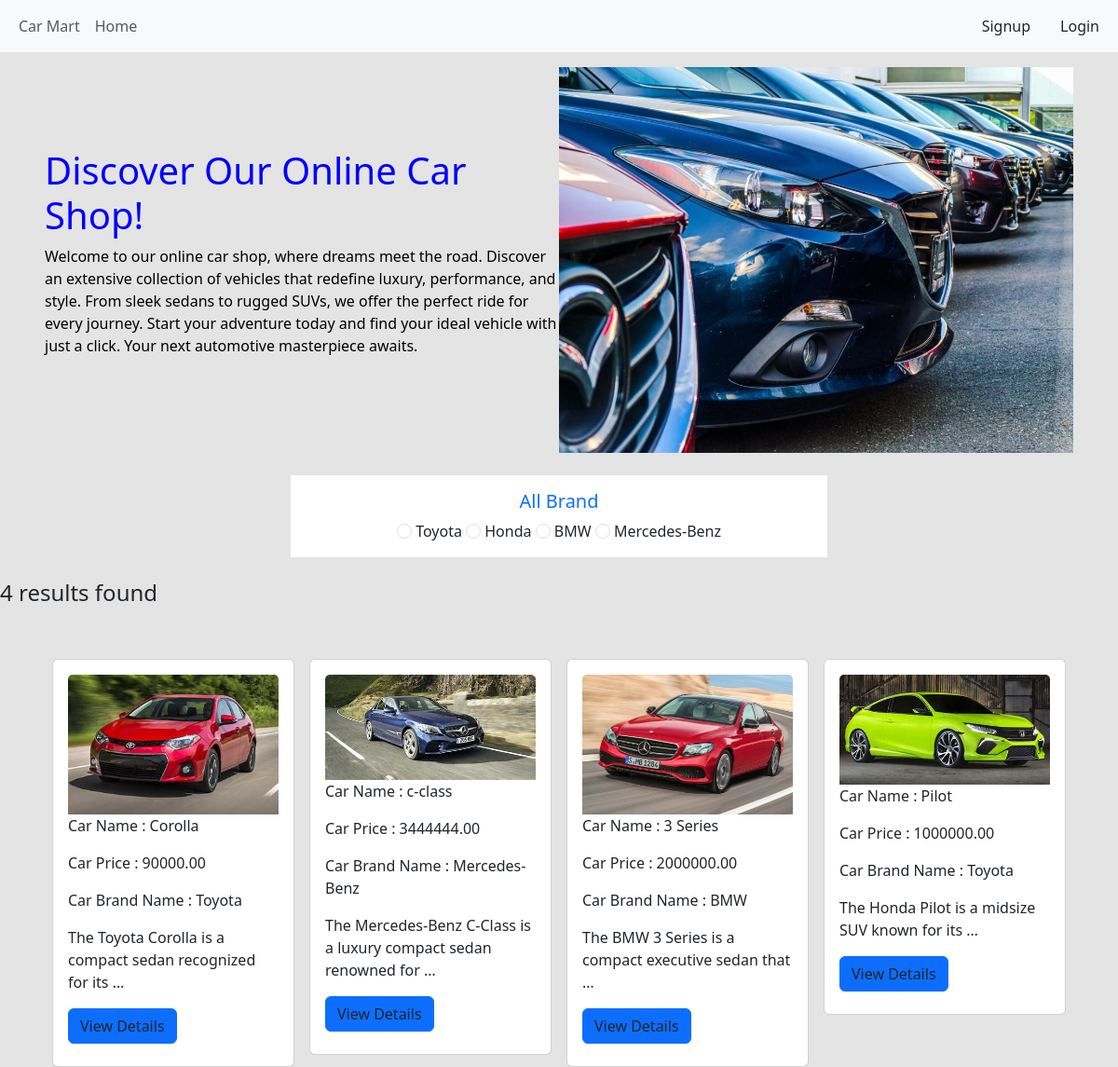
The page / on the database its author committed.
### car_brand/models.py (models this page shows, shortened)
class Brand(models.Model):
    name = models.CharField(max_length=100)
    slug=models.SlugField(max_length=100,unique=True,null=True,blank=True)

### car_model/models.py (models this page shows, shortened)
class Car(models.Model):
    brand = models.ForeignKey(Brand, on_delete=models.CASCADE, related_name='cars')
    name = models.CharField(max_length=100)
    description = models.TextField()
    quantity = models.IntegerField(default=0)
    price = models.DecimalField(max_digits=10, decimal_places=2)
    image = models.ImageField(upload_to='car_model/media/uploads/', blank = True, null = True)

### car_sales/views.py (the view, shortened to what this page needs)
# urls.py: path('', views.home,name='home'),
def home(request,category_slug= None): # initially dhore nicchi je category_slug None thakbe karon hocche user first time home page e asle se normal page dekhbe, se filter korte chaile category te click korlei sei category er slug ta capture korbo ar seta tokhn ar None thakbe na
    data =  Car.objects.all() # sob post gula ke niye aslam
    categories = Brand.objects.all() # sob category dekhabo
    return render(request, 'home.html', {'data' : data, 'category' : categories})

### templates/home.html (shortened to what this page needs)
{% extends "base.html" %}
{% load static %}
{% block content %}
<div class="d-flex flex-wrap px-5 pt-3 align-items-center">
    <div class="col-6">
        <h1 class="c" style="color: blue;">Discover Our Online Car Shop!</h1>
        <p style="color:black;">Welcome to our online car shop, where dreams meet the road. Discover an extensive collection of vehicles that redefine luxury, performance, and style. From sleek sedans to rugged SUVs, we offer the perfect ride for every journey. Start your adventure today and find your ideal vehicle with just a click. Your next automotive masterpiece awaits.</p>
      </div>
    <div class="col-6">
        <img src="{% static 'car.jpg' %}" style="max-width: 100%; height: auto;" />
      </div>
  </div>
  <div class="d-flex flex-wrap justify-content-center p-4">
    <div class=" col-6 bg-white text-center p-3" >
      <h5 class='text-primary'>All Brand</h5>
    {% for cat in category %}
      <input class="form-check-input" type="radio" name="category" id=" {{cat.name}}">
      <label class="form-check-label" for=" {{cat.name}}">
        <a href="{% url 'category_wise_post' cat.slug %}"  class="text-decoration-none nav-link btn btn-warning text-dark">{{cat.name}}</a>
      </label>
    {% endfor %}
  </div>
  </div>
<div>
    <h4>{{data | length}} results found</h4>
    <div class="d-flex d-wrap justify-content-center pt-5 mx-5">
      {% for car in data %}
      <div class="col-sm-3 ">
        <div class="card mx-2">
          <div class="card-body">
            <img src="{{car.image.url}}" class="card-img-top" alt="...">
            <p> Car Name : {{car.name}}
            <p> Car Price : {{car.price}}
            <p> Car Brand Name : {{car.brand.name}}
              <p>{{car.description |truncatewords:10}}</p>
              <h5><a href="{% url 'detail_post' car.id %}" class="btn btn-primary text-decoration-none text-dark">View Details</a></h5>
          </div>
        </div>
      </div>
      {% endfor %}
    </div>
    </div>
{% endblock %}

### rows shown on the page
Brand: name "Toyota"
Brand: name "Honda"
Brand: name "BMW"
Brand: name "Mercedes-Benz"
Car: image (picture), name "Corolla", price "90000.00", brand.name "Toyota", description "The Toyota Corolla is a compact sedan recognized for its …"
Car: image (picture), name "c-class", price "3444444.00", brand.name "Mercedes-Benz", description "The Mercedes-Benz C-Class is a luxury compact sedan renowned for …"
Car: image (picture), name "3 Series", price "2000000.00", brand.name "BMW", description "The BMW 3 Series is a compact executive sedan that …"
Car: image (picture), name "Pilot", price "1000000.00", brand.name "Toyota", description "The Honda Pilot is a midsize SUV known for its …"

### other values the page prints
{{ data | length }} "4"
